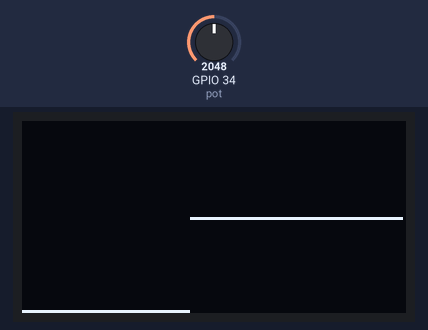
This program was run on a simulated ESP32 board running MicroPython. Shown: 128×64 one-colour display. Inputs (shaded band) come from the test bench; at power-on: GPIO 34 (pot) = 2048 (analog values on the 0–4095 scale). What the program prints to the serial console is not drawn.

Above: at 1.2 s.
1.3 s: GPIO 34 (pot) set to 2866
At 3.16 s:
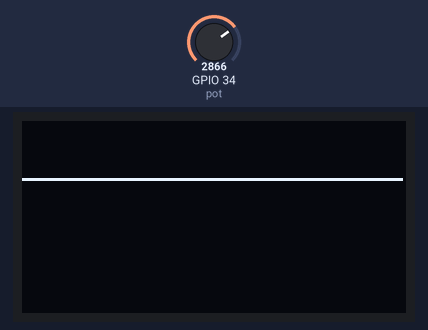
3.3 s: GPIO 34 (pot) set to 3603
At 3.84 s:
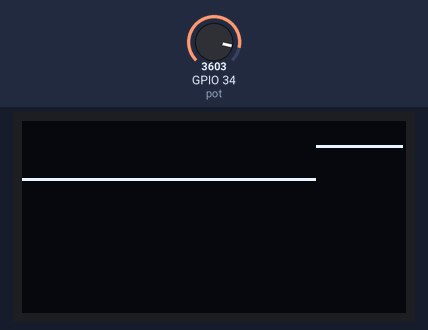
5.1 s: GPIO 34 (pot) set to 4095
At 7.0 s:
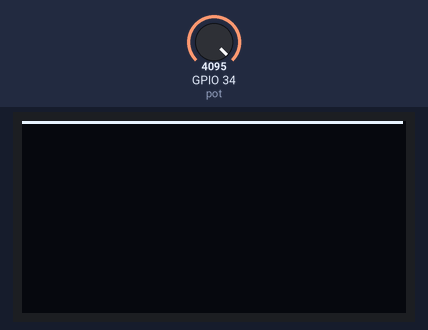
Timing chart, 0 to 8.5 s (numbered marks = the images above; inputs shaded):
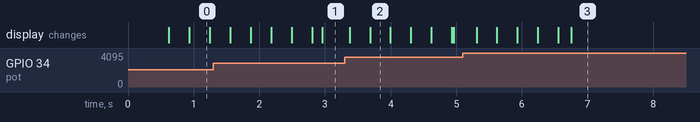

The program:

OLED_Oscilloscope.py
```python
# author: h.serimer 04.2021 https://github.com/eproje/uPy_Course
# Board: Lolin32 Lite
# OLED ile basit osiloskop

from machine import * #machine kutuphanesindeki tum objeler
import ssd1306
import gc

#hardware I2C-0, overclock(1.2Mhz)
oled = ssd1306.SSD1306_I2C(128, 64, I2C(0,freq=1200000))
#ADC input
pot = ADC(Pin(34))
pot.atten(ADC.ATTN_11DB)       #Full range: 3.3v

freq(240000000) #overclock, normalde 160Mhz
y_list = [63] * 128 #128 elemanli baslangic degeri 63 olan dizi OSC gorunumu icin

oled.fill(0)#oled buffer temizlensin onceki calismalardan birseyler kalmis olabilir

print("Program basladi")

while True:
    y = 63-int((pot.read() * 63)/4095)
    y_list[127] = y
    for x in range(0, 127):
        oled.pixel(x,y_list[x],0) #oncekini sil
        y_list[x] = y_list[x+1]   #1 pixel kaydir
        oled.pixel(x,y_list[x], 1)#yeniyi yukle
    oled.show()#oled tazele/yazdir
    gc.collect()#hafiza temizlensin
```

Measured:
- after the input at 3.3 s, the display: first changes after 0.08 s (image 2 shows a later state)
- after the input at 5.1 s, the display: first changes after 0.21 s (image 3 shows a later state)
